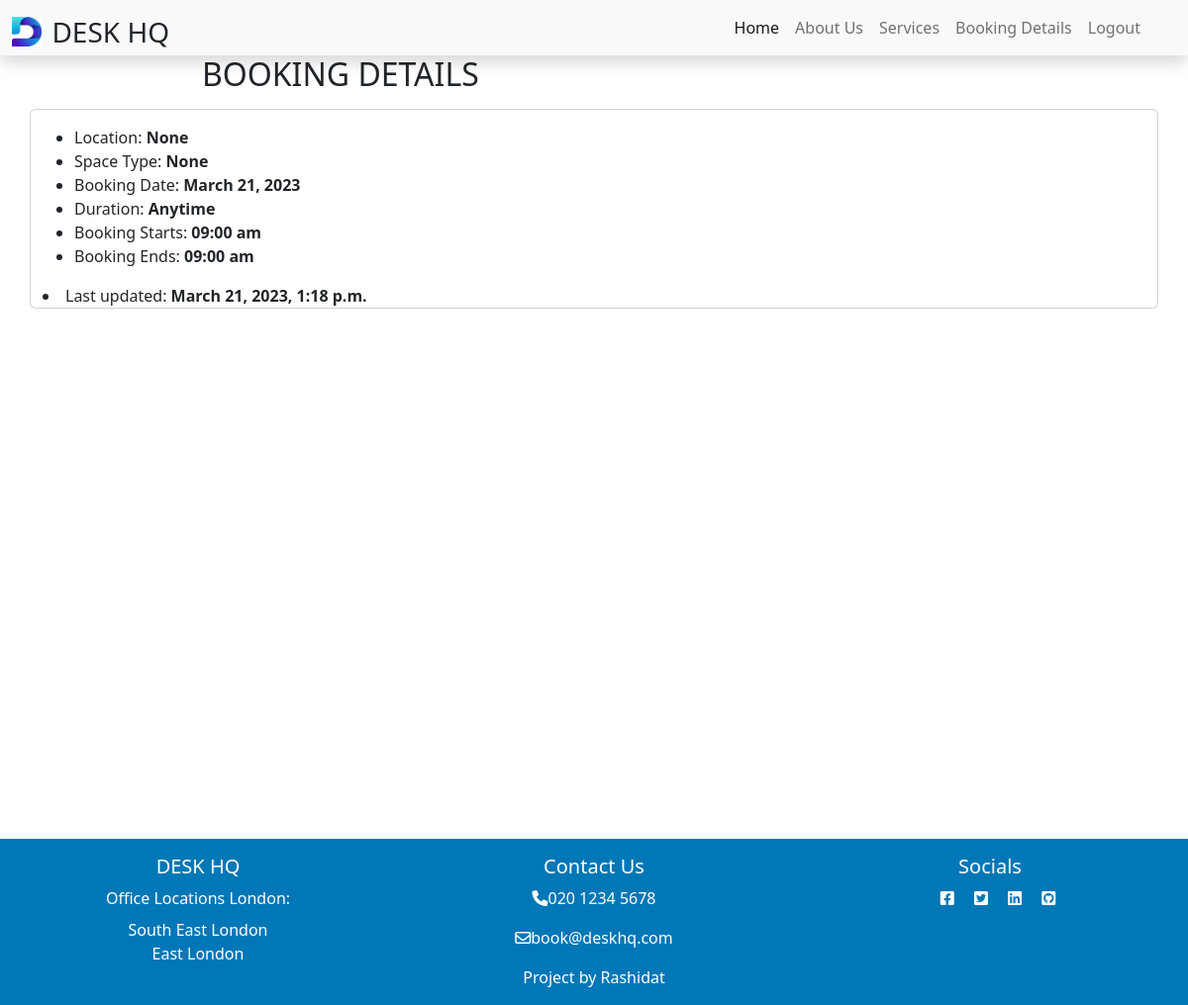
/booking_details/ (signed in), run on an earlier commit of the app's database.
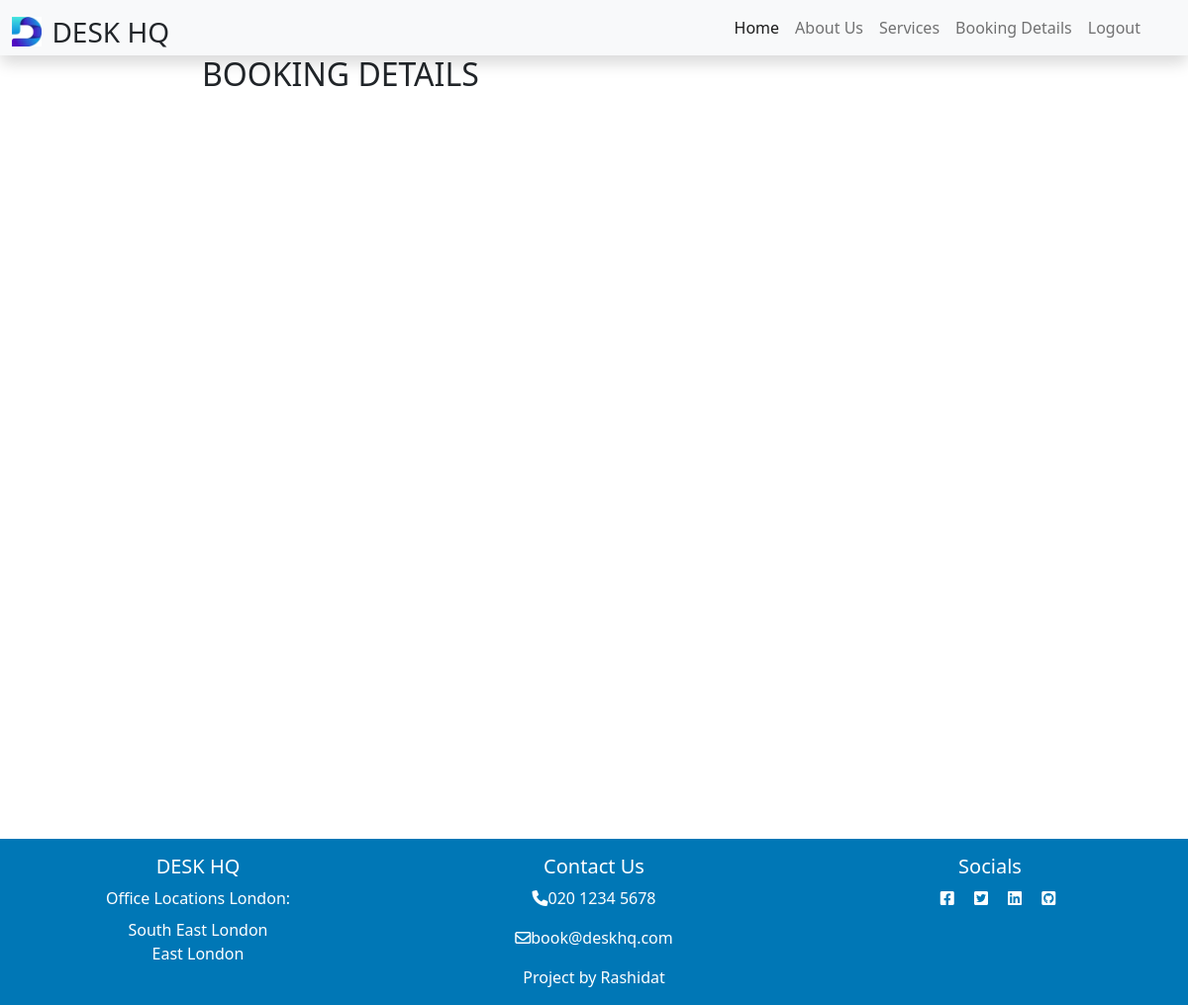
And on a later commit of the database.
### desk/models.py (models this page shows, shortened)
class Booking(models.Model):
    client = models.ForeignKey(
        User, on_delete=models.CASCADE)
    location = models.ForeignKey(
        Location,
        on_delete=models.CASCADE, null=True, blank=True)
    space_booking = models.ForeignKey(
        Service,
        on_delete=models.CASCADE, related_name='space_booking',
        null=True, blank=True)
    booking_date = models.DateField(default=datetime.now)
    booking_duration = models.CharField(
        max_length=20,
        choices=DURATION,
        default="Anytime")
    booking_start = models.CharField(
        max_length=20,
        choices=HOURS,
        default="09:00 am")
    booking_end = models.CharField(
        max_length=20,
        choices=HOURS,
        default="09:00 am")
    created_on = models.DateTimeField(auto_now_add=True)
    updated_on = models.DateTimeField(auto_now=True)
    status = models.IntegerField(choices=STATUS, default=1)
    approved = models.BooleanField(default=False)
    class Meta:
        unique_together = [
            'location', 'space_booking', 'booking_date',
            'booking_duration', 'booking_start', 'booking_end']
        ordering = ['created_on']

### desk/views.py (the view)
# urls.py: path('booking_details/', views.BookingsList.as_view(), name="booking_details"),
class BookingsList(ListView):
    model = Booking
    form_class = BookingForm
    template_name = 'desk/booking_details.html'
    context_object_name = 'bookings'
    paginate_by = 4
    def get_queryset(self):
        return Booking.objects.filter(client=self.request.user.id)

### desk/templates/desk/booking_details.html
{% extends "base.html" %}
{% block content %}
<div class="booking-details">
    <div class="row">
        <div class="col-md-8 mt-3 offset-md-2">
            <h2 class="text-uppercase">BOOKING DETAILS</h2>
        </div>
    </div>
    {% for booking in bookings %}
    <div class="container booking-details-card card my-2">
        <div class="row">
            <div class="col-12 col-md-8 mt-3">
                <ul>
                    <li>Location: <strong> {{booking.location}}</strong>
                    </li>
                    <li>Space Type: <strong> {{booking.space_booking}}</strong>
                    </li>
                    <li>Booking Date: <strong> {{booking.booking_date}}</strong>
                    </li>
                    <li>Duration: <strong> {{booking.booking_duration}}</strong></li>
                    <li>Booking Starts: <strong> {{booking.booking_start}}</strong></li>
                    <li>Booking Ends: <strong> {{booking.booking_end}}</strong></li>
                </ul>
                <span><li>Last updated: <strong> {{booking.updated_on}}</strong></li></span>
            </div>
        </div>
    </div>
    {% endfor %}
</div>
{% endblock %}

What changed in the data, as far as the page shows it:
removed Booking: location "None", space_booking "None", booking_date "March 21, 2023", booking_duration "Anytime", booking_start "09:00 am", booking_end "09:00 am", updated_on "March 21, 2023, 1:18 p.m."
